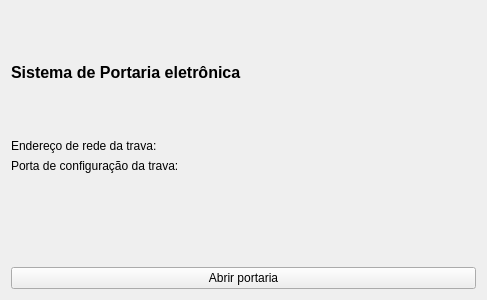
<?xml version="1.0" encoding="UTF-8"?>
<ui version="4.0">
 <class>Form</class>
 <widget class="QWidget" name="Form">
  <property name="geometry">
   <rect>
    <x>0</x>
    <y>0</y>
    <width>487</width>
    <height>300</height>
   </rect>
  </property>
  <property name="windowTitle">
   <string>Portaria</string>
  </property>
  <layout class="QVBoxLayout" name="verticalLayout">
   <item>
    <widget class="QLabel" name="label">
     <property name="font">
      <font>
       <pointsize>12</pointsize>
       <weight>75</weight>
       <bold>true</bold>
      </font>
     </property>
     <property name="text">
      <string>Sistema de Portaria eletrônica</string>
     </property>
    </widget>
   </item>
   <item>
    <layout class="QFormLayout" name="formLayout">
     <item row="0" column="0">
      <widget class="QLabel" name="label_2">
       <property name="text">
        <string>Endereço de rede da trava:</string>
       </property>
      </widget>
     </item>
     <item row="0" column="1">
      <widget class="QLabel" name="ip_trava">
       <property name="text">
        <string/>
       </property>
      </widget>
     </item>
     <item row="1" column="0">
      <widget class="QLabel" name="label_3">
       <property name="text">
        <string>Porta de configuração da trava:</string>
       </property>
      </widget>
     </item>
     <item row="1" column="1">
      <widget class="QLabel" name="porta_trava">
       <property name="text">
        <string/>
       </property>
      </widget>
     </item>
    </layout>
   </item>
   <item>
    <widget class="QPushButton" name="pushButton">
     <property name="text">
      <string>Abrir portaria</string>
     </property>
    </widget>
   </item>
  </layout>
 </widget>
 <resources/>
 <connections/>
</ui>
